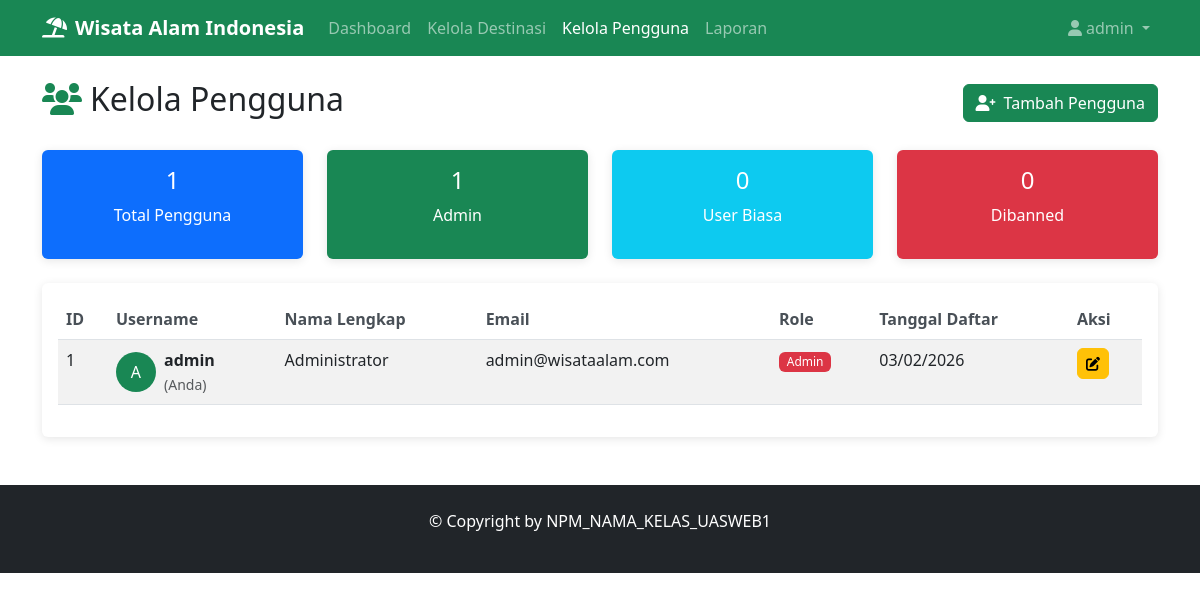
/admin/manage_users.php (signed in), run on the app's committed database.
### tables this page shows
CREATE TABLE users (
    id INT AUTO_INCREMENT PRIMARY KEY,
    username VARCHAR(50) NOT NULL UNIQUE,
    password VARCHAR(255) NOT NULL,
    email VARCHAR(100) NOT NULL UNIQUE,
    full_name VARCHAR(100) NOT NULL,
    role ENUM('admin', 'user', 'banned') DEFAULT 'user',
    created_at TIMESTAMP DEFAULT CURRENT_TIMESTAMP,
    updated_at TIMESTAMP DEFAULT CURRENT_TIMESTAMP ON UPDATE CURRENT_TIMESTAMP
);

### admin/manage_users.php (the view, shortened to what this page needs)
<?php
require_once '../config.php';
$stmt = $conn->prepare("SELECT * FROM users ORDER BY created_at DESC");
$stmt->execute();
$users = $stmt->fetchAll();
$stmt = $conn->prepare("SELECT COUNT(*) as total FROM users");
$stmt->execute();
$total_users = $stmt->fetch()['total'];
$stmt = $conn->prepare("SELECT COUNT(*) as admin_count FROM users WHERE role = 'admin'");
$stmt->execute();
$admin_count = $stmt->fetch()['admin_count'];
$stmt = $conn->prepare("SELECT COUNT(*) as user_count FROM users WHERE role = 'user'");
$stmt->execute();
$user_count = $stmt->fetch()['user_count'];
$stmt = $conn->prepare("SELECT COUNT(*) as banned_count FROM users WHERE role = 'banned'");
$stmt->execute();
$banned_count = $stmt->fetch()['banned_count'];
?>
<!DOCTYPE html>
<html lang="id">
<head>
    <link href="https://cdn.jsdelivr.net/npm/bootstrap@5.3.0/dist/css/bootstrap.min.css" rel="stylesheet">
    <link href="https://cdnjs.cloudflare.com/ajax/libs/font-awesome/6.0.0/css/all.min.css" rel="stylesheet">
    <link href="../assets/css/style.css" rel="stylesheet">
</head>
<body>
    <nav class="navbar navbar-expand-lg navbar-dark bg-success sticky-top">
        <div class="container">
            <a class="navbar-brand" href="../index.php">
                <i class="fas fa-umbrella-beach me-2"></i><?php echo APP_NAME; ?>
            </a>
            <div class="collapse navbar-collapse" id="navbarNav">
                <ul class="navbar-nav me-auto">
                    <li class="nav-item">
                        <a class="nav-link" href="../dashboard.php">Dashboard</a>
                    </li>
                    <li class="nav-item">
                        <a class="nav-link" href="manage_destinations.php">Kelola Destinasi</a>
                    </li>
                    <li class="nav-item">
                        <a class="nav-link active" href="manage_users.php">Kelola Pengguna</a>
                    </li>
                    <li class="nav-item">
                        <a class="nav-link" href="reports.php">Laporan</a>
                    </li>
                </ul>
                <ul class="navbar-nav">
                    <li class="nav-item dropdown">
                        <a class="nav-link dropdown-toggle" href="#" role="button" data-bs-toggle="dropdown">
                            <i class="fas fa-user me-1"></i><?php echo $_SESSION['username']; ?>
                        </a>
                    </li>
                </ul>
            </div>
        </div>
    </nav>
    <div class="container mt-4">
        <div class="d-flex justify-content-between align-items-center mb-4">
            <h2><i class="fas fa-users text-success me-2"></i>Kelola Pengguna</h2>
            <button class="btn btn-success" data-bs-toggle="modal" data-bs-target="#addModal">
                <i class="fas fa-user-plus me-2"></i>Tambah Pengguna
            </button>
        </div>
        <div class="row mb-4">
            <div class="col-md-3">
                <div class="card bg-primary text-white">
                    <div class="card-body text-center">
                        <h4><?php echo $total_users; ?></h4>
                        <p>Total Pengguna</p>
                    </div>
                </div>
            </div>
            <div class="col-md-3">
                <div class="card bg-success text-white">
                    <div class="card-body text-center">
                        <h4><?php echo $admin_count; ?></h4>
                        <p>Admin</p>
                    </div>
                </div>
            </div>
            <div class="col-md-3">
                <div class="card bg-info text-white">
                    <div class="card-body text-center">
                        <h4><?php echo $user_count; ?></h4>
                        <p>User Biasa</p>
                    </div>
                </div>
            </div>
            <div class="col-md-3">
                <div class="card bg-danger text-white">
                    <div class="card-body text-center">
                        <h4><?php echo $banned_count; ?></h4>
                        <p>Dibanned</p>
                    </div>
                </div>
            </div>
        </div>
        <div class="card">
            <div class="card-body">
                <div class="table-responsive">
                    <table class="table table-striped">
                        <thead>
                            <tr>
                                <th>ID</th>
                                <th>Username</th>
                                <th>Nama Lengkap</th>
                                <th>Email</th>
                                <th>Role</th>
                                <th>Tanggal Daftar</th>
                                <th>Aksi</th>
                            </tr>
                        </thead>
                        <tbody>
                            <?php foreach ($users as $user): ?>
                                <tr>
                                    <td><?php echo $user['id']; ?></td>
                                    <td>
                                        <div class="d-flex align-items-center">
                                            <div class="avatar-circle bg-success text-white rounded-circle d-flex align-items-center justify-content-center me-2" style="width: 40px; height: 40px;">
                                                <?php echo strtoupper(substr($user['username'], 0, 1)); ?>
                                            </div>
                                            <div>
                                                <div class="fw-bold"><?php echo $user['username']; ?></div>
                                                <?php if ($user['id'] == $_SESSION['user_id']): ?>
                                                    <small class="text-muted">(Anda)</small>
                                                <?php endif; ?>
                                            </div>
                                        </div>
                                    </td>
                                    <td><?php echo $user['full_name']; ?></td>
                                    <td><?php echo $user['email']; ?></td>
                                    <td>
                                        <?php
                                        $badge_class = match($user['role']) {
                                            'admin' => 'bg-danger',
                                            'user' => 'bg-primary',
                                            'banned' => 'bg-secondary',
                                            default => 'bg-secondary'
                                        };
                                        ?>
                                        <span class="badge <?php echo $badge_class; ?>">
                                            <?php echo ucfirst($user['role']); ?>
                                        </span>
                                    </td>
                                    <td><?php echo date('d/m/Y', strtotime($user['created_at'])); ?></td>
                                    <td>
                                        <div class="btn-group" role="group">
                                            <button class="btn btn-sm btn-warning" onclick="editUser(<?php echo $user['id']; ?>)">
                                                <i class="fas fa-edit"></i>
                                            </button>
                                        </div>
                                    </td>
                                </tr>
                            <?php endforeach; ?>
                        </tbody>
                    </table>
                </div>
            </div>
        </div>
    </div>
    <footer class="bg-dark text-white py-4 mt-5">
        <div class="container text-center">
            <p>&copy; Copyright by NPM_NAMA_KELAS_UASWEB1</p>
        </div>
    </footer>
</body>
</html>

### assets/css/style.css (style rules this page uses)
.navbar-brand { font-weight: bold; }
.card { border: none; box-shadow: 0 2px 10px rgba(0,0,0,0.1); transition: box-shadow 0.3s ease; }
.btn { border-radius: 0.375rem; font-weight: 500; transition: all 0.3s ease; }
footer { margin-top: auto; }
.table th { border-top: none; font-weight: 600; color: #495057; }
.badge { font-weight: 500; }

### data on the page
users: id "1", username "A", username "admin", shows "(Anda)", full_name "Administrator", email "admin@wisataalam.com", role "Admin", created_at "03/02/2026"

### other printed values
APP_NAME "Wisata Alam Indonesia"
$_SESSION['username'] "admin"
$total_users "1"
$admin_count "1"
$user_count "0"
$banned_count "0"
